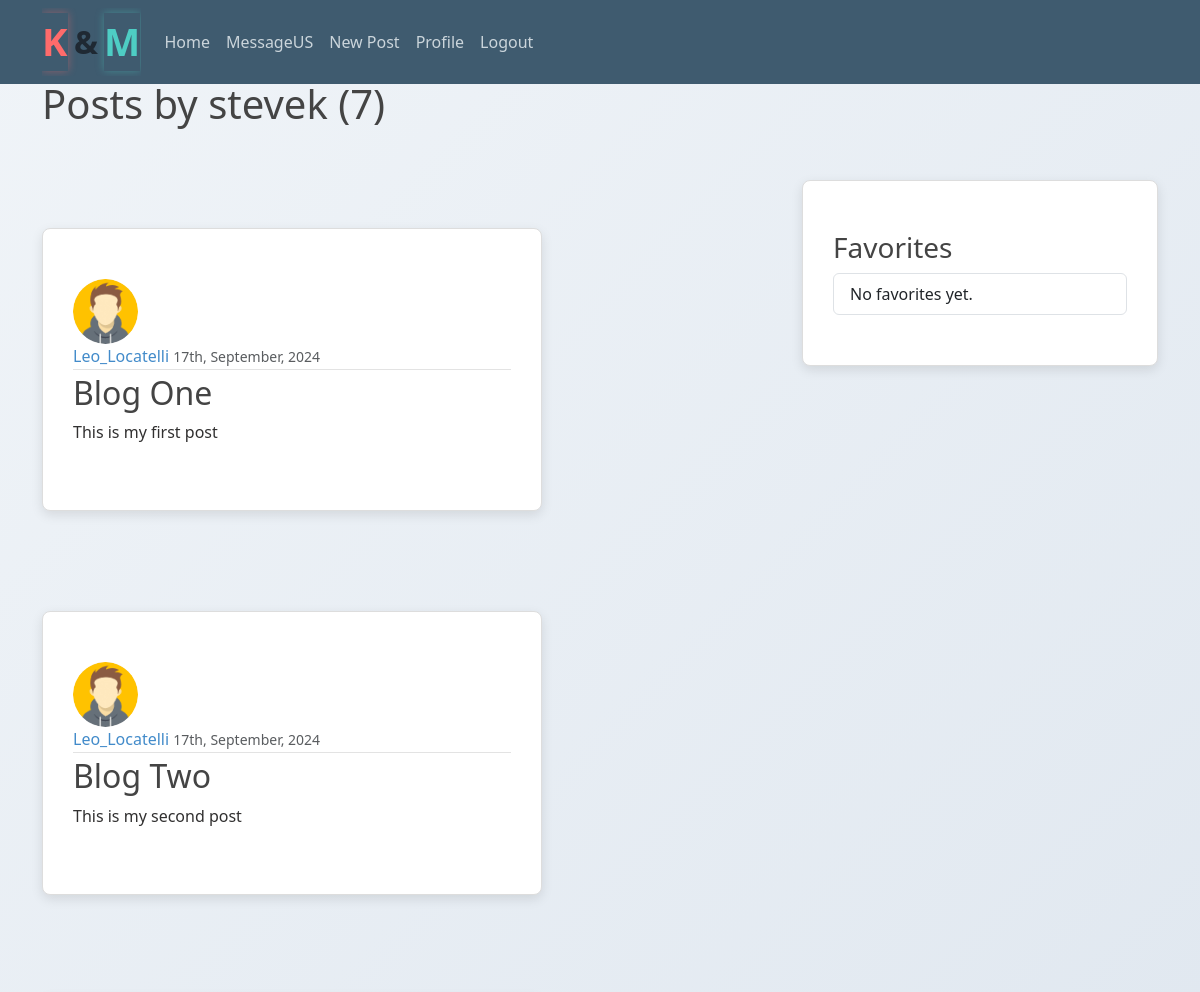
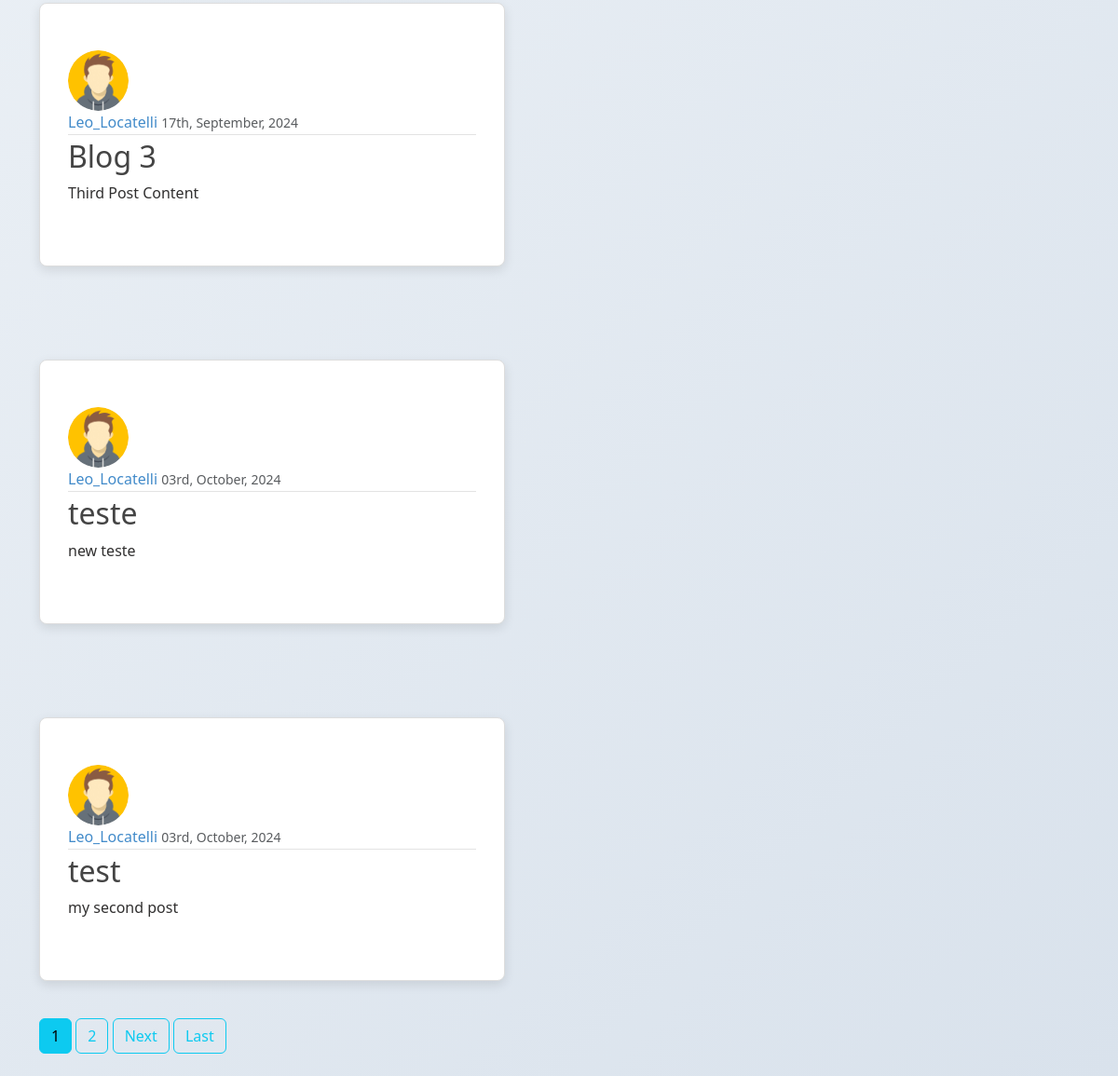
Screenshot of /user/stevek/ (signed in) with the database file from the repository (2 pictures, top to bottom).
### blog/models.py (models this page shows, shortened)
class Post(models.Model):
    title = models.CharField(max_length=100)
    content = models.TextField()
    date_posted = models.DateTimeField(auto_now_add=True)
    author = models.ForeignKey(User, on_delete=models.CASCADE)
    author = models.ForeignKey(User, on_delete=models.CASCADE, default=1)
    favorites = models.ManyToManyField(User, related_name="favorite_posts", blank=True)

### users/models.py (models this page shows, shortened)
class Profile(models.Model):
    user = models.OneToOneField(User, on_delete=models.CASCADE)
    image = models.ImageField(default='default.jpg', upload_to='profile_pics')

### blog/views.py (the view)
# urls.py: path('user/<str:username>/', UserPostListView.as_view(), name='user-posts'),
class UserPostListView(ListView):
    model = Post
    template_name = 'blog/user_posts.html' # ‹app>/<model >_<viewtype>.html
    context_object_name = 'posts'
    paginate_by = 5

### blog/templates/blog/user_posts.html (shortened to what this page needs)
{% extends "blog/base.html" %}
{% block content %}
<h1 class="mb-3">Posts by {{ view.kwargs.username }} ({{ page_obj.paginator.count }})</h1>
{% for post in posts %}
<article class="media content-section">
    <img class="rounded-circle article-img" src="{{ post.author.profile.image.url }}">
    <div class="media-body">
        <div class="article-metadata">
            <a class="mr-2" href="{% url 'user-posts' post.author.username %}">{{ post.author }}</a>
            <small class="text-muted">{{ post.date_posted|date:'dS, F, Y' }}</small>
        </div>
        <h2><a class="article-title" href="{% url 'post-detail' post.id %}">{{ post.title }}</a></h2>
        <p class="article-content">{{ post.content }}</p>
    </div>
</article>
{% endfor %}
{% if is_paginated %}
    {% for num in page_obj.paginator.page_range %}
        {% if page_obj.number == num %}
            <a class="btn btn-info mb-4" href="?page={{ num }}">{{ num }}</a>
        {% elif num > page_obj.number|add:'-3' and num < page_obj.number|add:'3' %}
            <a class="btn btn-outline-info mb-4" href="?page={{ num }}">{{ num }}</a>
        {% endif %}
    {% endfor %}
    {% if page_obj.has_next %}
        <a class="btn btn-outline-info mb-4" href="?page={{ page_obj.next_page_number }}">Next</a>
        <a class="btn btn-outline-info mb-4" href="?page={{ page_obj.paginator.num_pages }}">Last</a>
    {% endif %}
{% endif %}
{% endblock content %}

### blog/static/blog/main.css (style rules this page uses)
body { background: #cbcaca; color: #313030; margin-top: 5rem; background: linear-gradient(135deg, #f0f4f8, #d9e2ec); animation: bgGradientShift 70s ease-in-out infinite; }
h1, h2, h3, h4, h5, h6 { color: #444444; }
.content-section { background: #ffffff; padding: 10px 20px; border: 1px solid #dddddd; border-radius: 3px; margin-bottom: 20px; }
.article-title { color: #444444; }
.article-content { white-space: pre-line; }
.article-img { height: 65px; width: 65px; margin-right: 16px; }
.article-metadata { padding-bottom: 1px; margin-bottom: 4px; border-bottom: 1px solid #e3e3e3 }
.content-section { background: #ffffff; border: 1px solid #ddd; border-radius: 8px; box-shadow: 0px 4px 12px rgba(0, 0, 0, 0.1); padding: 50px 30px; margin-bottom: 40px; max-width: 500px; margin-top: 100px; }
a { color: #428bca; text-decoration: none; }
.text-muted { color: #777777; font-size: 0.875em; }

### rows the page displays
Post: author.profile.image (picture), author "Leo_Locatelli", date_posted "17th, September, 2024", title "Blog One", content "This is my first post"
Post: author.profile.image (picture), author "Leo_Locatelli", date_posted "17th, September, 2024", title "Blog Two", content "This is my second post"
Post: author.profile.image (picture), author "Leo_Locatelli", date_posted "17th, September, 2024", title "Blog 3", content "Third Post Content"
Post: author.profile.image (picture), author "Leo_Locatelli", date_posted "03rd, October, 2024", title "teste", content "new teste"
Post: author.profile.image (picture), author "Leo_Locatelli", date_posted "03rd, October, 2024", title "test", content "my second post"

### other values shown
{{ view.kwargs.username }} "stevek"
{{ page_obj.paginator.count }} "7"
{{ num }} "1"
{{ num }} "2"
